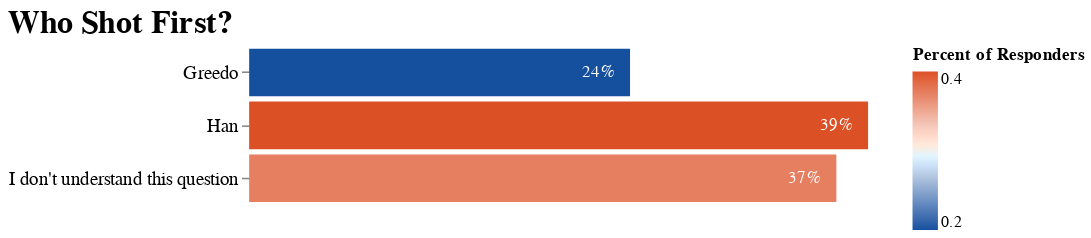

Here is the notebook cell this chart was saved with:
### Code cell
# Calculate total responses per shooter
total_responses = shot_first.groupby('shooter').size().reset_index(name='total')
total_responses['percent'] = total_responses['total'] / total_responses['total'].sum()
total_responses['percent'] = total_responses['percent'].round(2)

# Base chart setup
base = alt.Chart(total_responses).encode(
    x=alt.X('percent:Q', axis=alt.Axis(title=None, grid=False, labels=False, ticks=False, domain=False)),
    y=alt.Y('shooter:N', axis=alt.Axis(title=None, grid=False, domain=False)),
    color=alt.Color('percent:Q', 
                    scale=alt.Scale(range=diverging_colors),
                    legend=alt.Legend(title='Percent of Responders'))
).properties(
    title=alt.TitleParams(
        text='Who Shot First?',
        fontSize=20
    ),
    width=400,
    height=100
)

# Bar chart
bars = base.mark_bar()

# Text labels for percentages over the bar
text = alt.Chart(total_responses).mark_text(
    align='center',
    baseline='middle',
    color='white',  # Ensure text is white
    dx=-20
).encode(
    x=alt.X('percent:Q'),
    y=alt.Y('shooter:N'),
    text=alt.Text('percent:Q', format='.00%')
).properties(
    width=400,
    height=100
)


# Combine bar and text into a layered chart, placing text above
final_chart = alt.layer(bars, text).resolve_scale(color='shared').configure_axis(
    labelFontSize=12,  
    titleFontSize=14
)

final_chart

### Figure 1 — Vega-Lite specification as saved in the notebook (floating-point values rounded to 4 significant figures)
{"config": {"title": {"anchor": "start"}, "axisX": {"domain": true}, "axisY": {"domain": false}, "background": "White", "view": {"stroke": "transparent"}, "range": {"category": ["#b62321", "#a1a332", "#15509F", "#3b444b", "#d7c078", "#DC5026"], "sequential": ["#b62321", "#bd4232", "#c36244", "#ca8155", "#d0a167", "#d7c078"], "diverging": ["#15509f", "#638abf", "#B1c5df", "#ffffff", "#f3c5b7", "#e88a6e", "#dc5026"]}, "area": {}, "line": {}, "point": {}, "text": {}, "bar": {}, "axis": {"labelFontSize": 12, "titleFontSize": 14}}, "layer": [{"mark": {"type": "bar"}, "encoding": {"color": {"field": "percent", "legend": {"title": "Percent of Responders"}, "scale": {"range": ["#15509f", "#638abf", "#B1c5df", "#ffffff", "#f3c5b7", "#e88a6e", "#dc5026"]}, "type": "quantitative"}, "x": {"axis": {"domain": false, "grid": false, "labels": false, "ticks": false, "title": null}, "field": "percent", "type": "quantitative"}, "y": {"axis": {"domain": false, "grid": false, "title": null}, "field": "shooter", "type": "nominal"}}, "title": {"text": "Who Shot First?", "fontSize": 20}}, {"mark": {"type": "text", "align": "center", "baseline": "middle", "color": "white", "dx": -20}, "encoding": {"text": {"field": "percent", "format": ".00%", "type": "quantitative"}, "x": {"field": "percent", "type": "quantitative"}, "y": {"field": "shooter", "type": "nominal"}}}], "data": {"name": "data-0fd69d9951231075bb25970ddeb40854"}, "height": 100, "resolve": {"scale": {"color": "shared"}}, "width": 400, "$schema": "https://vega.github.io/schema/vega-lite/v5.20.1.json", "datasets": {"data-0fd69d9951231075bb25970ddeb40854": [{"shooter": "Greedo", "total": 197, "percent": 0.24}, {"shooter": "Han", "total": 325, "percent": 0.39}, {"shooter": "I don't understand this question", "total": 306, "percent": 0.37}]}}
